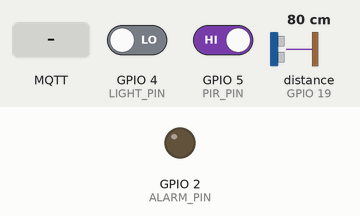
Simulated run of this sketch. Board: ESP32. Parts: output pins drawn as LEDs (lit = HIGH). Wiring (inferred from the names in the program): ultrasonic range finder: trigger GPIO 18; echo GPIO 19. The inputs (shaded band) are chosen by the test bench; at power-on: GPIO 4 (LIGHT_PIN) LOW, GPIO 5 (PIR_PIN) HIGH, distance to the obstacle (sensor on GPIO 19) 80 cm. The echo pulse lasts 58.3 µs per cm; WiFi joins after 1.5 s; servers stay silent unless stated; no MQTT or app messages arrive unless stated; pins used as bus, display or sensor lines are not drawn; what the sketch prints to the serial monitor is not drawn.

Above: at 2.7 s.
2.8 s: MQTT message "1" arrives on the first subscribed topic
At 3.4 s:
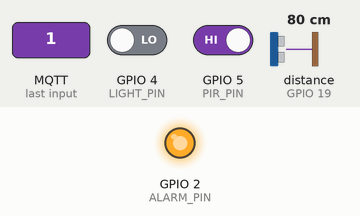
4.5 s: MQTT message "0" arrives on the first subscribed topic
At 5.2 s:
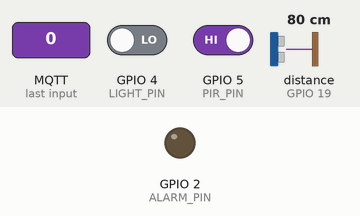
Timing chart, 0 to 7.5 s (numbered marks = the images above; inputs shaded):
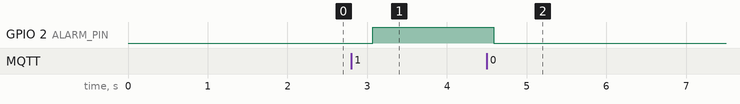

Measured:
- after the input at 2.8 s, GPIO 2 (ALARM_PIN): LOW → HIGH after 0.27 s
- after the input at 4.5 s, GPIO 2 (ALARM_PIN): HIGH → LOW after 0.09 s

The sketch:

esp32_sensors.ino
```cpp
#include <WiFi.h>
#include <PubSubClient.h>
#include "config.h"

// ================= Pin Definitions =================
const int TRIG_PIN  = 18;   // HC-SR04 Trig
const int ECHO_PIN  = 19;   // HC-SR04 Echo (needs 5V->3.3V divider)
const int PIR_PIN   = 5;    // HC-SR501 OUT
const int ALARM_PIN = 2;    // Buzzer / relay
const int LIGHT_PIN = 4;    // HW-072 photoresistor DO

// ================= MQTT Config =================
// Override any of these in config.h (see config.example.h). The defaults keep
// working with a config.h that only defines WIFI_SSID / WIFI_PASSWORD.
//
// SECURITY: broker.emqx.io is a PUBLIC test broker. Anyone who guesses the
// topic can read this node's data and can publish to the control topic to
// trigger or silence the alarm. Point these at your own broker before trusting
// this as a real security device.
#ifndef MQTT_SERVER
#define MQTT_SERVER   "broker.emqx.io"
#endif
#ifndef MQTT_PORT
#define MQTT_PORT     1883
#endif
#ifndef MQTT_USERNAME
#define MQTT_USERNAME ""
#endif
#ifndef MQTT_PASSWORD
#define MQTT_PASSWORD ""
#endif
#ifndef MQTT_TOPIC_PUB
#define MQTT_TOPIC_PUB "home/alert/data"
#endif
#ifndef MQTT_TOPIC_SUB
#define MQTT_TOPIC_SUB "home/alert/control"
#endif

// How long setup() waits for WiFi before rebooting, and how long a single
// reconnect attempt may block the loop.
const unsigned long WIFI_TIMEOUT_MS    = 30000;
const unsigned long RECONNECT_TIMEOUT_MS = 10000;

WiFiClient espClient;
PubSubClient client(espClient);

// ================= Client ID =================
// Derived from the MAC so two boards - or a reconnect while the broker still
// holds the previous session - do not kick each other offline.
String clientId() {
  uint8_t mac[6];
  WiFi.macAddress(mac);
  char buf[32];
  snprintf(buf, sizeof(buf), "ESP32_Node_%02X%02X%02X",
           mac[3], mac[4], mac[5]);
  return String(buf);
}

// ================= MQTT Callback =================
void callback(char* topic, byte* payload, unsigned int length) {
  String msg;
  for (unsigned int i = 0; i < length; i++) {
    msg += (char)payload[i];
  }

  if (msg == "1") {
    digitalWrite(ALARM_PIN, HIGH);
  } else if (msg == "0") {
    digitalWrite(ALARM_PIN, LOW);
  }
}

// ================= Setup =================
void setup() {
  Serial.begin(115200);
  pinMode(TRIG_PIN,  OUTPUT);
  pinMode(ECHO_PIN,  INPUT);
  pinMode(PIR_PIN,   INPUT);
  pinMode(ALARM_PIN, OUTPUT);
  pinMode(LIGHT_PIN, INPUT);
  digitalWrite(ALARM_PIN, LOW);

  // Bounded wait: never hang in setup() forever if the access point is down.
  WiFi.begin(WIFI_SSID, WIFI_PASSWORD);
  unsigned long wifiStart = millis();
  while (WiFi.status() != WL_CONNECTED) {
    if (millis() - wifiStart > WIFI_TIMEOUT_MS) {
      Serial.println("\nWiFi unavailable - rebooting to retry.");
      ESP.restart();
    }
    delay(500);
    Serial.print(".");
  }
  Serial.println("\nWiFi connected.");

  client.setServer(MQTT_SERVER, MQTT_PORT);
  client.setCallback(callback);
}

// ================= MQTT Reconnect =================
// Bounded: returns false instead of blocking the loop forever. An unattended
// security node that stops sensing without saying so is worse than one that
// reboots.
bool reconnect() {
  unsigned long start = millis();
  while (!client.connected()) {
    if (millis() - start > RECONNECT_TIMEOUT_MS) {
      return false;
    }

    bool ok;
    if (strlen(MQTT_USERNAME) > 0) {
      ok = client.connect(clientId().c_str(), MQTT_USERNAME, MQTT_PASSWORD);
    } else {
      ok = client.connect(clientId().c_str());
    }

    if (ok) {
      client.subscribe(MQTT_TOPIC_SUB);
      Serial.print("MQTT connected as ");
      Serial.println(clientId());
    } else {
      Serial.print("MQTT connect failed, rc=");
      Serial.println(client.state());
      delay(500);
    }
  }
  return true;
}

// ================= Main Loop =================
void loop() {
  if (!client.connected()) {
    if (!reconnect()) {
      Serial.println("MQTT unavailable - rebooting to retry.");
      delay(1000);
      ESP.restart();
    }
  }
  client.loop();

  // Ultrasonic distance measurement
  digitalWrite(TRIG_PIN, LOW);
  delayMicroseconds(2);
  digitalWrite(TRIG_PIN, HIGH);
  delayMicroseconds(10);
  digitalWrite(TRIG_PIN, LOW);
  long duration = pulseIn(ECHO_PIN, HIGH, 30000);
  int distance = duration * 0.034 / 2;
  if (distance == 0) distance = 999;   // timeout -> treat as "far away"

  // Read PIR and photoresistor
  int pirState   = digitalRead(PIR_PIN);
  int lightState = digitalRead(LIGHT_PIN);

  // Publish as "D:<distance>,P:<pir>,L:<light>"
  String msg = "D:" + String(distance)
             + ",P:" + String(pirState)
             + ",L:" + String(lightState);
  client.publish(MQTT_TOPIC_PUB, msg.c_str());

  delay(500);  // 2 Hz publish rate
}
```

config.example.h
```cpp
#ifndef CONFIG_H
#define CONFIG_H

// ---------------------------------------------------------------------------
// Required
// ---------------------------------------------------------------------------
const char* WIFI_SSID     = "YOUR_WIFI_SSID";
const char* WIFI_PASSWORD = "YOUR_WIFI_PASSWORD";

// ---------------------------------------------------------------------------
// Optional - uncomment to override the defaults compiled into the sketch
// ---------------------------------------------------------------------------
// SECURITY: the default broker is a PUBLIC test broker. Anyone who guesses the
// topic can read this node's data and can publish to the control topic to
// trigger or silence the alarm. Point these at your own broker (with a
// username and password) before relying on this as a security device.
//
// #define MQTT_SERVER    "your.broker.example"
// #define MQTT_PORT      1883
// #define MQTT_USERNAME  "your-user"
// #define MQTT_PASSWORD  "your-password"
// #define MQTT_TOPIC_PUB "home/alert/data"
// #define MQTT_TOPIC_SUB "home/alert/control"

#endif
```
